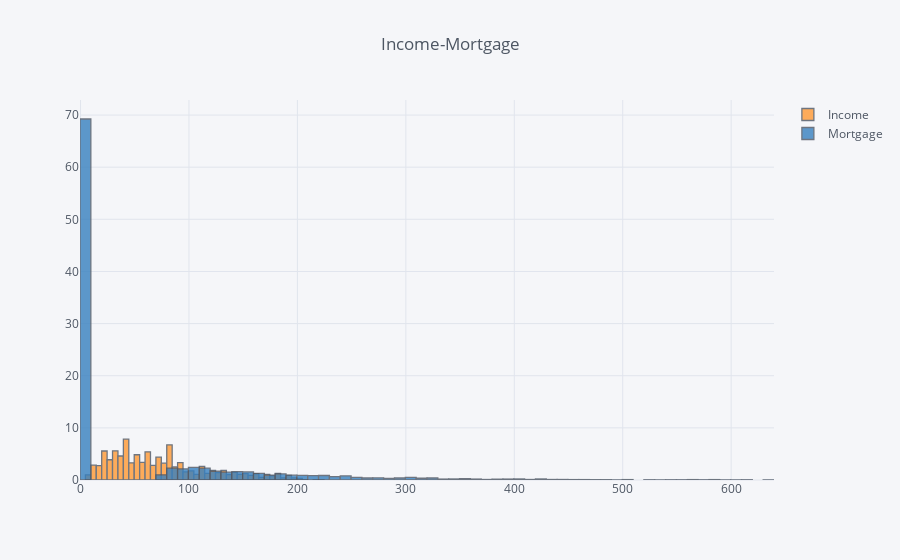

Source (notebook cell):
### Code cell
df[['Income', 'Mortgage']].iplot(
kind='hist',
histnorm='percent',
barmode='overlay',
title='Income-Mortgage')

### Figure 1 — Plotly figure (JSON) as saved in the notebook; plotly's stock layout.template omitted (floating-point values rounded to 4 significant figures; data arrays with more than 128 entries replaced by an {"elided": "..."} marker saying what was removed)
{"data": [{"histfunc": "count", "histnorm": "percent", "marker": {"color": "rgba(255, 153, 51, 1.0)", "line": {"color": "#4D5663", "width": 1.3}}, "name": "Income", "opacity": 0.8, "orientation": "v", "type": "histogram", "uid": "2f2cd935-acad-4c9d-80db-5eb2fa954efe", "x": {"elided": "5000 int values"}}, {"histfunc": "count", "histnorm": "percent", "marker": {"color": "rgba(55, 128, 191, 1.0)", "line": {"color": "#4D5663", "width": 1.3}}, "name": "Mortgage", "opacity": 0.8, "orientation": "v", "type": "histogram", "uid": "ab04c751-54b1-47b5-b530-900f3229e854", "x": {"elided": "5000 int values"}}], "layout": {"barmode": "overlay", "legend": {"bgcolor": "#F5F6F9", "font": {"color": "#4D5663"}}, "paper_bgcolor": "#F5F6F9", "plot_bgcolor": "#F5F6F9", "title": {"font": {"color": "#4D5663"}, "text": "Income-Mortgage"}, "xaxis": {"gridcolor": "#E1E5ED", "showgrid": true, "tickfont": {"color": "#4D5663"}, "title": {"font": {"color": "#4D5663"}, "text": ""}, "zerolinecolor": "#E1E5ED"}, "yaxis": {"gridcolor": "#E1E5ED", "showgrid": true, "tickfont": {"color": "#4D5663"}, "title": {"font": {"color": "#4D5663"}, "text": ""}, "zerolinecolor": "#E1E5ED"}}}
